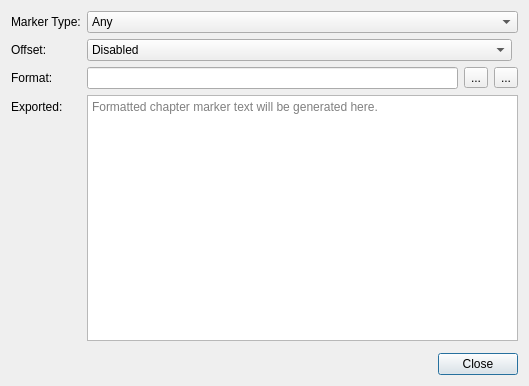
<?xml version="1.0" encoding="UTF-8"?>
<ui version="4.0">
 <class>ExportGuidesDialog_UI</class>
 <widget class="QDialog" name="ExportGuidesDialog_UI">
  <property name="geometry">
   <rect>
    <x>0</x>
    <y>0</y>
    <width>529</width>
    <height>386</height>
   </rect>
  </property>
  <property name="windowTitle">
   <string>Marker</string>
  </property>
  <layout class="QFormLayout" name="formLayout">
   <item row="0" column="0">
    <widget class="QLabel" name="label_3">
     <property name="sizePolicy">
      <sizepolicy hsizetype="Maximum" vsizetype="Preferred">
       <horstretch>0</horstretch>
       <verstretch>0</verstretch>
      </sizepolicy>
     </property>
     <property name="text">
      <string>Marker Type:</string>
     </property>
    </widget>
   </item>
   <item row="0" column="1">
    <widget class="QComboBox" name="markerTypeComboBox">
     <property name="sizePolicy">
      <sizepolicy hsizetype="MinimumExpanding" vsizetype="Fixed">
       <horstretch>0</horstretch>
       <verstretch>0</verstretch>
      </sizepolicy>
     </property>
     <property name="editable">
      <bool>false</bool>
     </property>
     <property name="currentText">
      <string>Any</string>
     </property>
     <property name="currentIndex">
      <number>0</number>
     </property>
     <item>
      <property name="text">
       <string>Any</string>
      </property>
      <property name="icon">
       <iconset theme="edit-select-all">
        <normaloff>.</normaloff>.</iconset>
      </property>
     </item>
    </widget>
   </item>
   <item row="2" column="0">
    <widget class="QLabel" name="label">
     <property name="text">
      <string>Format:</string>
     </property>
    </widget>
   </item>
   <item row="1" column="1">
    <layout class="QHBoxLayout" name="horizontalLayout">
     <item>
      <widget class="QComboBox" name="offsetTimeComboBox">
       <property name="sizePolicy">
        <sizepolicy hsizetype="MinimumExpanding" vsizetype="Fixed">
         <horstretch>0</horstretch>
         <verstretch>0</verstretch>
        </sizepolicy>
       </property>
       <item>
        <property name="text">
         <string>Disabled</string>
        </property>
       </item>
       <item>
        <property name="text">
         <string>Add</string>
        </property>
       </item>
       <item>
        <property name="text">
         <string>Subtract</string>
        </property>
       </item>
      </widget>
     </item>
     <item>
      <widget class="TimecodeDisplay" name="offsetTimeSpinbox"/>
     </item>
    </layout>
   </item>
   <item row="1" column="0">
    <widget class="QLabel" name="label_4">
     <property name="sizePolicy">
      <sizepolicy hsizetype="Maximum" vsizetype="Preferred">
       <horstretch>0</horstretch>
       <verstretch>0</verstretch>
      </sizepolicy>
     </property>
     <property name="text">
      <string>Offset:</string>
     </property>
    </widget>
   </item>
   <item row="2" column="1">
    <layout class="QHBoxLayout" name="horizontalLayout_2">
     <item>
      <widget class="QLineEdit" name="formatEdit"/>
     </item>
     <item>
      <widget class="QToolButton" name="infoButton">
       <property name="text">
        <string>...</string>
       </property>
       <property name="icon">
        <iconset theme="help-about">
         <normaloff>.</normaloff>.</iconset>
       </property>
       <property name="popupMode">
        <enum>QToolButton::InstantPopup</enum>
       </property>
       <property name="arrowType">
        <enum>Qt::NoArrow</enum>
       </property>
      </widget>
     </item>
     <item>
      <widget class="QToolButton" name="buttonReset">
       <property name="toolTip">
        <string>Reset</string>
       </property>
       <property name="text">
        <string>...</string>
       </property>
       <property name="icon">
        <iconset theme="edit-reset">
         <normaloff>.</normaloff>.</iconset>
       </property>
      </widget>
     </item>
    </layout>
   </item>
   <item row="3" column="0">
    <widget class="QLabel" name="label_2">
     <property name="text">
      <string>Exported:</string>
     </property>
    </widget>
   </item>
   <item row="3" column="1">
    <widget class="QPlainTextEdit" name="generatedContent">
     <property name="readOnly">
      <bool>true</bool>
     </property>
     <property name="placeholderText">
      <string>Formatted chapter marker text will be generated here.</string>
     </property>
    </widget>
   </item>
   <item row="4" column="0" colspan="2">
    <widget class="KMessageWidget" name="messageWidget">
     <property name="closeButtonVisible">
      <bool>true</bool>
     </property>
    </widget>
   </item>
   <item row="5" column="0" colspan="2">
    <widget class="QDialogButtonBox" name="buttonBox">
     <property name="orientation">
      <enum>Qt::Horizontal</enum>
     </property>
     <property name="standardButtons">
      <set>QDialogButtonBox::Close</set>
     </property>
    </widget>
   </item>
  </layout>
 </widget>
 <customwidgets>
  <customwidget>
   <class>TimecodeDisplay</class>
   <extends>QWidget</extends>
   <header>widgets/timecodedisplay.h</header>
  </customwidget>
  <customwidget>
   <class>KMessageWidget</class>
   <extends>QFrame</extends>
   <header>kmessagewidget.h</header>
   <container>1</container>
  </customwidget>
 </customwidgets>
 <resources/>
 <connections>
  <connection>
   <sender>buttonBox</sender>
   <signal>accepted()</signal>
   <receiver>ExportGuidesDialog_UI</receiver>
   <slot>accept()</slot>
   <hints>
    <hint type="sourcelabel">
     <x>248</x>
     <y>254</y>
    </hint>
    <hint type="destinationlabel">
     <x>157</x>
     <y>274</y>
    </hint>
   </hints>
  </connection>
  <connection>
   <sender>buttonBox</sender>
   <signal>rejected()</signal>
   <receiver>ExportGuidesDialog_UI</receiver>
   <slot>reject()</slot>
   <hints>
    <hint type="sourcelabel">
     <x>316</x>
     <y>260</y>
    </hint>
    <hint type="destinationlabel">
     <x>286</x>
     <y>274</y>
    </hint>
   </hints>
  </connection>
 </connections>
</ui>
